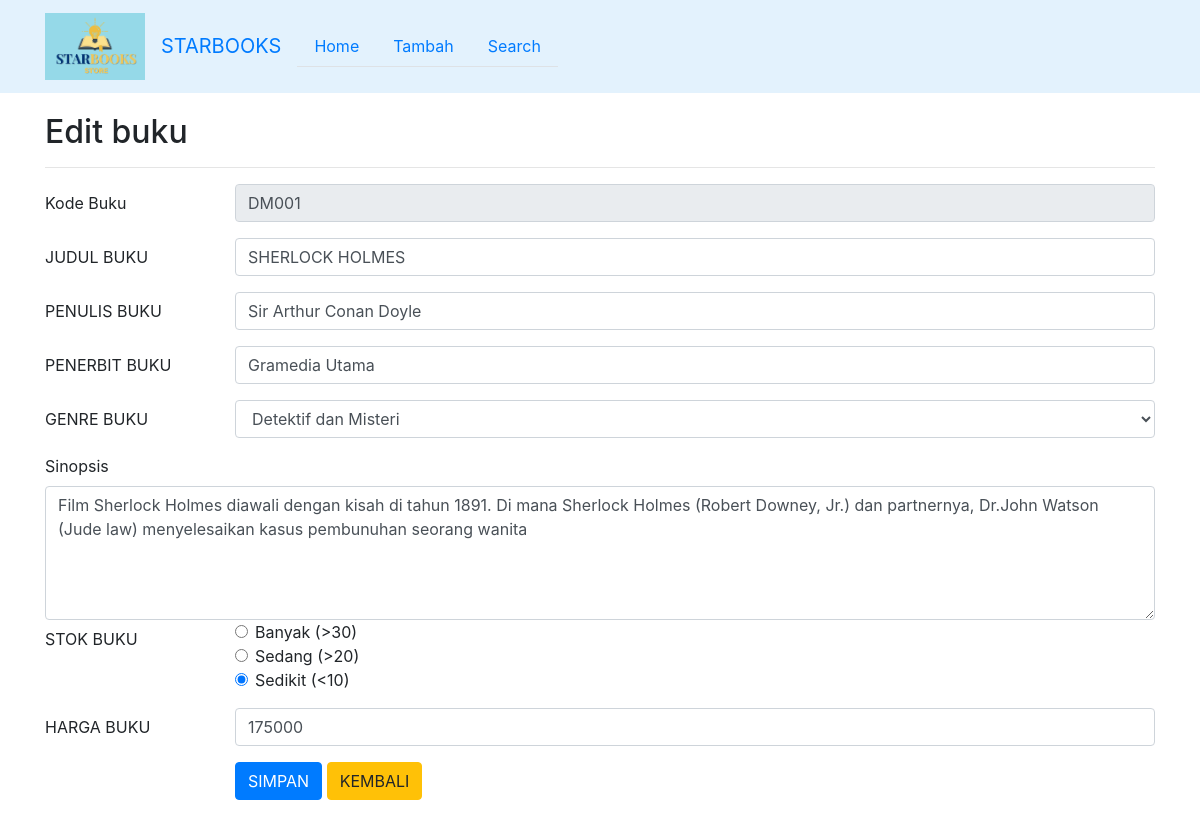
The page /edit.php?kode_buku=DM001 on the database its author committed.
### tables this page shows
CREATE TABLE `buku` (
  `kode_buku` varchar(10) NOT NULL,
  `judul` varchar(50) NOT NULL,
  `penulis` varchar(30) NOT NULL,
  `penerbit` varchar(30) NOT NULL,
  `genre` varchar(50) NOT NULL,
  `sinopsis` varchar(300) NOT NULL,
  `stok` varchar(20) NOT NULL,
  `harga` int(11) NOT NULL
);

### edit.php (the view, shortened to what this page needs)
<?php include('config.php'); ?>
<!DOCTYPE html>
<html>
<head>
	<link rel="stylesheet" href="https://stackpath.bootstrapcdn.com/bootstrap/4.1.3/css/bootstrap.min.css">
</head>
  <nav class="navbar navbar-expand-lg" style="background-color: #e3f2fd;">
    <div class="container">
      <a class="navbar-brand" href="#"><img src="logo1.png" width="100px"></a>
      <a class="navbar-brand" href="#">STARBOOKS</a>
      <div class="collapse navbar-collapse" id="navbarSupportedContent">
        <ul class="nav nav-tabs">
        	<li class="nav-item">
		    <a class="nav-link " aria-current="page" href="index.php">Home</a>
		  </li>
		  <li class="nav-item">
		    <a class="nav-link" href="tambah.php">Tambah</a>
		  </li>
		  <li class="nav-item">
		    <a class="nav-link" href="cari.php">Search</a>
		  </li>
        </ul>
      </div>
    </div>
  </nav>
	<div class="container" style="margin-top:20px">
		<h2>Edit buku</h2>
		<hr>
		<?php
		if(isset($_GET['kode_buku'])){
			$kode_buku = $_GET['kode_buku'];
			$select = mysqli_query($koneksi, "SELECT * FROM buku WHERE kode_buku='$kode_buku'") or die(mysqli_error($koneksi));
			if(mysqli_num_rows($select) == 0){
				echo '<div class="alert alert-warning">Kode Buku tidak ada dalam database.</div>';
				exit();
			}else{
				$data = mysqli_fetch_assoc($select);
			}
		}
		?>
		<form action="edit.php?kode_buku=<?php echo $kode_buku; ?>" method="post">
			<div class="form-group row">
				<label class="col-sm-2 col-form-label">Kode Buku</label>
				<div class="col-sm-10">
					<input type="text" name="kode_buku" class="form-control" size="4" value="<?php echo $data['kode_buku']; ?>" readonly required>
				</div>
			</div>
			<div class="form-group row">
				<label class="col-sm-2 col-form-label">JUDUL BUKU</label>
				<div class="col-sm-10">
					<input type="text" name="judul" class="form-control" value="<?php echo $data['judul']; ?>" required>
				</div>
			</div>
			<div class="form-group row">
				<label class="col-sm-2 col-form-label">PENULIS BUKU</label>
				<div class="col-sm-10">
					<input type="text" name="penulis" class="form-control" value="<?php echo $data['penulis']; ?>" required>
				</div>
			</div>
			<div class="form-group row">
				<label class="col-sm-2 col-form-label">PENERBIT BUKU</label>
				<div class="col-sm-10">
					<input type="text" name="penerbit" class="form-control" value="<?php echo $data['penerbit']; ?>" required>
				</div>
			</div>
			<div class="form-group row">
				<label class="col-sm-2 col-form-label">GENRE BUKU</label>
				<div class="col-sm-10">
					<select name="genre" class="form-control" required>
						<option value="Detektif dan Misteri" <?php if($data['genre'] == 'Detektif dan Misteri'){ echo 'selected'; } ?>>Detektif dan Misteri</option>
					</select>
				</div>
			</div>
			<div class="form-group">
            <label>Sinopsis</label>
            <textarea name="sinopsis" class="form-control" rows="5"placeholder="Masukan Sinopsis" required><?php echo $data['sinopsis']; ?></textarea>
            <div class="form-group row">
				<label class="col-sm-2 col-form-label">STOK BUKU</label>
				<div class="col-sm-10">
					<div class="form-check">
						<input type="radio" class="form-check-input" name="stok" value="Banyak (>30)" <?php if($data['stok'] == 'Banyak (>30)'){ echo 'checked'; } ?>  required>
						<label class="form-check-label">Banyak (>30)</label>
					</div>
					<div class="form-check">
						<input type="radio" class="form-check-input" name="stok" value="Sedang (>20)" <?php if($data['stok'] == 'Sedang (>20)'){ echo 'checked'; } ?>  required>
						<label class="form-check-label">Sedang (>20)</label>
					</div>
					<div class="form-check">
						<input type="radio" class="form-check-input" name="stok" value="Sedikit (<10)" <?php if($data['stok'] == 'Sedikit (<10)'){ echo 'checked'; } ?>  required>
						<label class="form-check-label">Sedikit (<10)</label>
					</div>
				</div>
			</div>
			<div class="form-group row">
				<label class="col-sm-2 col-form-label">HARGA BUKU</label>
				<div class="col-sm-10">
					<input type="number" name="harga" class="form-control" value="<?php echo $data['harga']; ?>" required>
				</div>
			</div>
			<div class="form-group row">
				<label class="col-sm-2 col-form-label">&nbsp;</label>
				<div class="col-sm-10">
					<input type="submit" name="submit" class="btn btn-primary" value="SIMPAN">
					<a href="index.php" class="btn btn-warning">KEMBALI</a>
				</div>
			</div>
		</form>
	</div>
</body>
</html>

### rows shown on the page
buku: kode_buku "DM001", judul "SHERLOCK HOLMES", penulis "Sir Arthur Conan Doyle", penerbit "Gramedia Utama", genre "Detektif dan Misteri", sinopsis "Film Sherlock Holmes diawali dengan kisah di tahun 1891. Di mana Sherlock Holmes (Robert Downey, Jr.) dan partnernya, Dr.John Watson (Jude law) menyelesaikan kasus pembunuhan seorang wanita", stok "☑", harga "175000"
